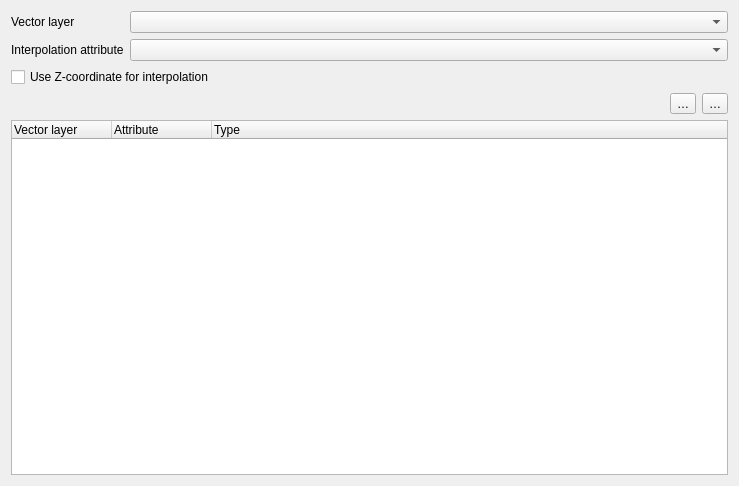
<?xml version="1.0" encoding="UTF-8"?>
<ui version="4.0">
 <class>Form</class>
 <widget class="QWidget" name="Form">
  <property name="geometry">
   <rect>
    <x>0</x>
    <y>0</y>
    <width>739</width>
    <height>486</height>
   </rect>
  </property>
  <property name="windowTitle">
   <string notr="true">Form</string>
  </property>
  <layout class="QGridLayout" name="gridLayout">
   <item row="2" column="0" colspan="2">
    <widget class="QCheckBox" name="chkUseZCoordinate">
     <property name="text">
      <string>Use Z-coordinate for interpolation</string>
     </property>
    </widget>
   </item>
   <item row="3" column="0" colspan="2">
    <layout class="QHBoxLayout" name="horizontalLayout">
     <item>
      <spacer name="horizontalSpacer">
       <property name="orientation">
        <enum>Qt::Horizontal</enum>
       </property>
       <property name="sizeHint" stdset="0">
        <size>
         <width>40</width>
         <height>20</height>
        </size>
       </property>
      </spacer>
     </item>
     <item>
      <widget class="QToolButton" name="btnAdd">
       <property name="text">
        <string>…</string>
       </property>
      </widget>
     </item>
     <item>
      <widget class="QToolButton" name="btnRemove">
       <property name="text">
        <string>…</string>
       </property>
      </widget>
     </item>
    </layout>
   </item>
   <item row="4" column="0" colspan="2">
    <widget class="QTreeWidget" name="layersTree">
     <column>
      <property name="text">
       <string>Vector layer</string>
      </property>
     </column>
     <column>
      <property name="text">
       <string>Attribute</string>
      </property>
     </column>
     <column>
      <property name="text">
       <string>Type</string>
      </property>
     </column>
    </widget>
   </item>
   <item row="1" column="0">
    <widget class="QLabel" name="mInterpolationAttributeLabel">
     <property name="text">
      <string>Interpolation attribute</string>
     </property>
     <property name="buddy">
      <cstring>cmbFields</cstring>
     </property>
    </widget>
   </item>
   <item row="0" column="0">
    <widget class="QLabel" name="label_2">
     <property name="text">
      <string>Vector layer</string>
     </property>
     <property name="buddy">
      <cstring>cmbLayers</cstring>
     </property>
    </widget>
   </item>
   <item row="0" column="1">
    <widget class="QgsMapLayerComboBox" name="cmbLayers">
     <property name="sizePolicy">
      <sizepolicy hsizetype="Expanding" vsizetype="Fixed">
       <horstretch>0</horstretch>
       <verstretch>0</verstretch>
      </sizepolicy>
     </property>
    </widget>
   </item>
   <item row="1" column="1">
    <widget class="QgsFieldComboBox" name="cmbFields">
     <property name="sizePolicy">
      <sizepolicy hsizetype="MinimumExpanding" vsizetype="Fixed">
       <horstretch>0</horstretch>
       <verstretch>0</verstretch>
      </sizepolicy>
     </property>
    </widget>
   </item>
  </layout>
 </widget>
 <customwidgets>
  <customwidget>
   <class>QgsFieldComboBox</class>
   <extends>QComboBox</extends>
   <header>qgsfieldcombobox.h</header>
  </customwidget>
  <customwidget>
   <class>QgsMapLayerComboBox</class>
   <extends>QComboBox</extends>
   <header>qgsmaplayercombobox.h</header>
  </customwidget>
 </customwidgets>
 <resources/>
 <connections/>
</ui>
